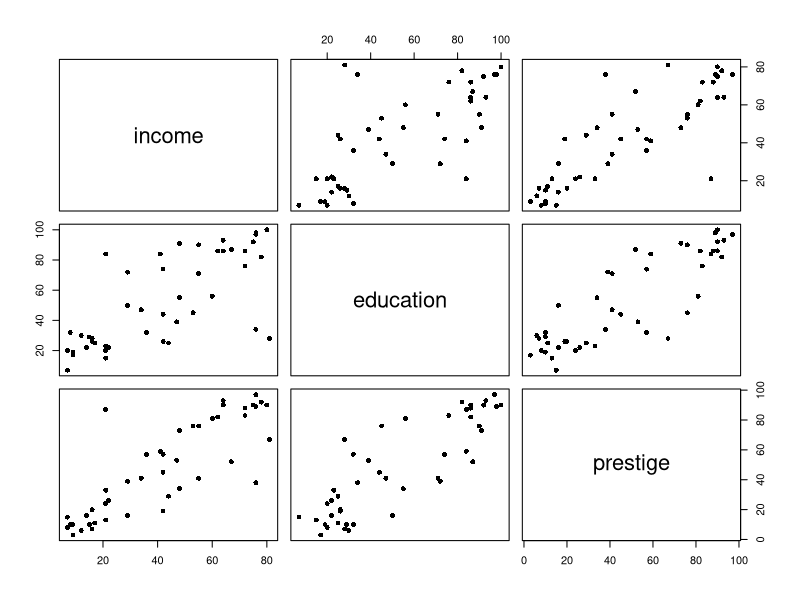
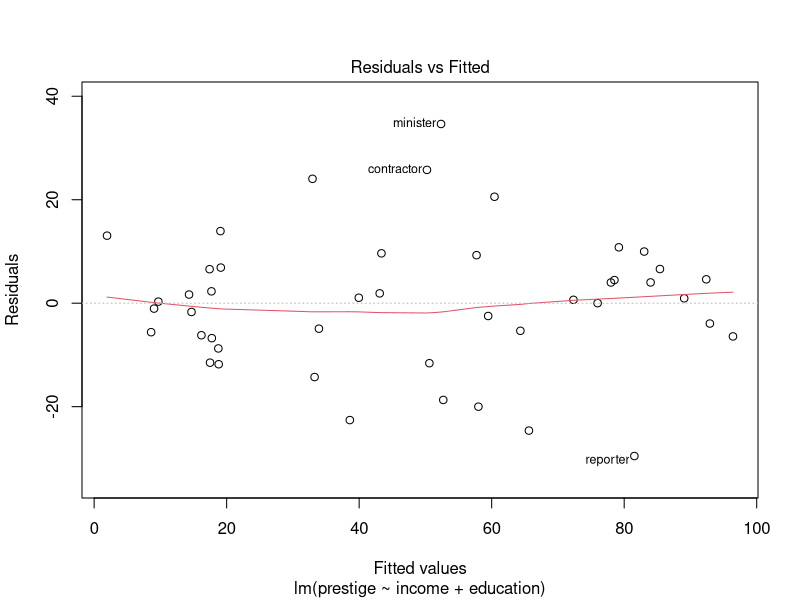
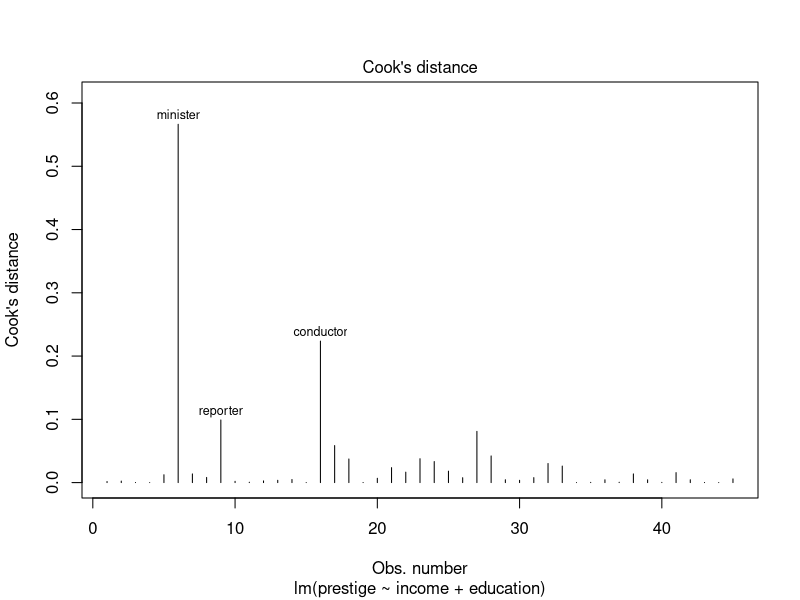
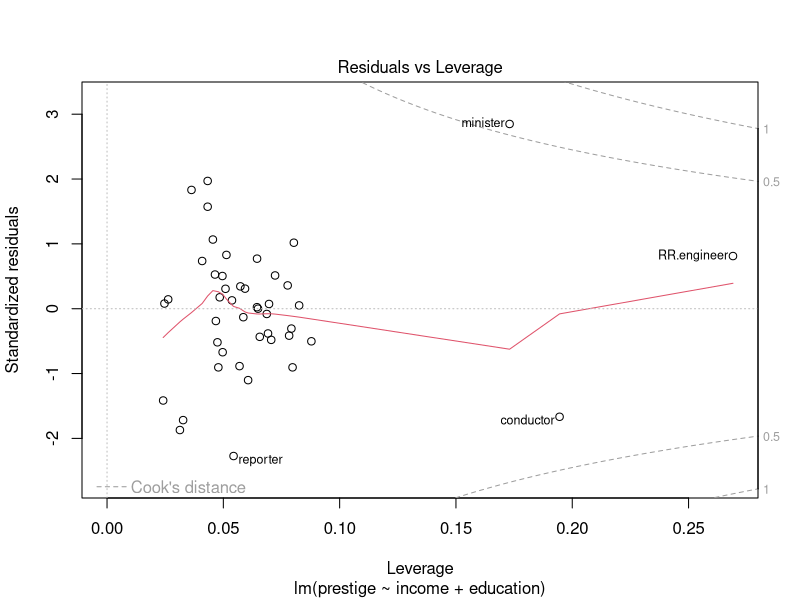

These charts were generated, in order, by the following R code:
## ---- chunk 1
require(knitr)
pdf_doc <- knitr::is_latex_output()
if (pdf_doc) {opts_chunk$set(echo=FALSE, fig.align="center", out.width="60%", comment="")} else {opts_chunk$set(comment="")}
## ---- chunk 2
library(carData)
data(Duncan)
## ---- chunk 3
# Scatterplot matrix 
pairs(Duncan[2:4], pch=16)
## ---- chunk 4
dc.model <- lm(prestige ~ income + education, data = Duncan)
plot(dc.model, 1)
## ---- chunk 5
n <- nrow(Duncan)
p <- length(coef(dc.model))
## ---- chunk 6
plot(dc.model, 4)
## ---- chunk 7
plot(dc.model, which=5, id.n=4)
## ---- chunk 8
ind <- which(rownames(Duncan)=="minister")
dc.model.new <- update(dc.model, subset=-ind)
dta <- cbind(round(coef(dc.model.new),2), round(coef(dc.model),2))

kable(dta,col.names=c("Estimated coefficient",  "Dataset without minister", "Complete dataset"), full_width=F) 
